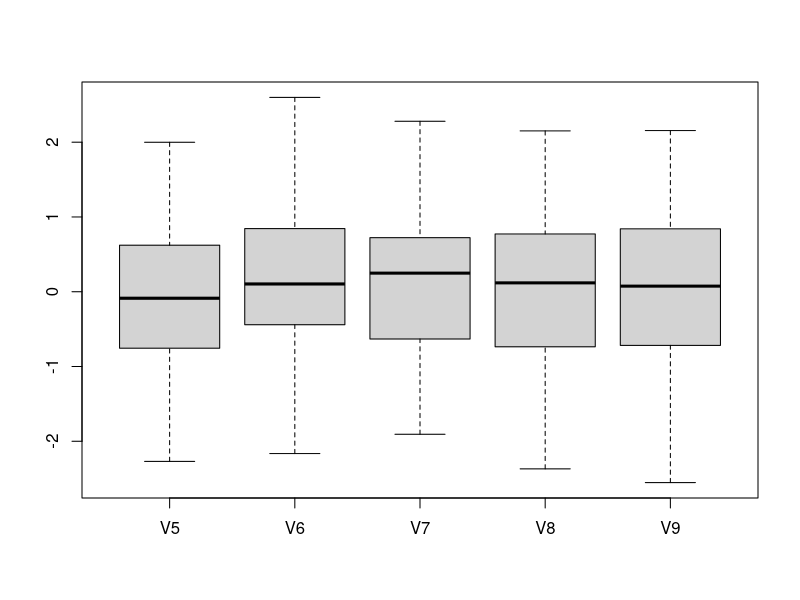

This chart was generated by the following R code:
# 文档链接：https://mubu.com/doc/HGT7XBmgg 密码：muwu
# 变量，数据类型和结构，函数运算，条件控制和循环
# pply系列函数，因子的高阶用法，字符串的操作

##1.R语言基础

## 基本计算，加减乘除比大小

1+2
6-7
3*5
5/4
2^3
log2(8)
2>5
5 >=3
6 < 7

#############

## 数据结构
## 向量c(),rep(),seq() 是变量的一种
## c就是combine联合的意思。rep就是replicate重复的意思，seq就是sequence序列
rep(1,3)
rep("A",3)
seq(1,3)
seq(5,10)

c("TP53","ERBB2","BRCA1")

c(rep(1,3),seq(2,5))


#############
## 变量
## 变量就是储存器，呼之即来，挥之则去

cancergene <- c("TP53","ERBB2","BRCA1")

b <- c("zhangsan","lisi","wangermazi")

# list
ls()

# remove
rm(cancergene)

b
# 只剩下b,获取元素
b[1]
b[2]
b[2:3]
# 获取的也可以赋值
sub <- b[2:3]

set.seed(811)
# 这里引入函数概念，后面讲解
f <- sample(seq(1,100), 10)
f
max(f)
min(f)
sum(f)

# 排序返回值
sort(f)

# 排序返回位置，排序，但是返回他以前的位置
order(f)

f[order(f)]

## 返回位置
which(f==28)

f[which(f==28)]

## 还可以怎么获取位置
d <- c("TP53","ERBB2","BRCA1")
grep("ERBB2",d)
grepl("ERBB2",d)
d[grepl("ERBB2",d)]
# 此时跟 %in% 的用法一样
d %in% "ERBB2"
d[d %in% "ERBB2"]



#############
## 数据框

# 如何创建？
L3 <- LETTERS[1:3]
set.seed(811)
fac <- sample(L3, 10, replace = TRUE)
fac
d <- data.frame(x = 1:10, y = 1:10, fac = fac)

is.data.frame(d)
## is表示判断

exprSet=rnorm(1000)
dim(exprSet)=c(100,10)
exprSet=as.data.frame(exprSet)
## 如何了解一个数据框
head(exprSet)
head(exprSet)[,1:3]


tail(exprSet)
tail(exprSet)[,1:3]

class(exprSet)
dim(exprSet)
str(exprSet)

# 最直观测试
test <- exprSet[1:10,1:10]


# 迅猛地操作一波
# 获取第一行
test[1,]

# 获取第1列
test[,1]
test$subgroup
# 选取第2到4行
test[2:4,]
# 选取第2到4列
test[,2:4]
# 选取第2到4行,3到5列
test[2:4,3:5]

# 删掉第一列
test1 <- test[,-1]


# 调整顺序
test1 <- test1[,c(8,1:7)]

#获取名称
colnames(test)
colnames(test1)
rownames(test)

# 修改名称
colnames(test)[3:5] <- c("GeneA","GeneB","GeneC") 
colnames(test)



#############
## 矩阵
ma <- matrix(c(1:4, 6, 9:15), nrow = 3)
# 给他一个名字
ma
colnames(ma) <- c("A","B","C","D")
rownames(ma) <- c("x","y","z")
ma
rowMeans(ma)
rowSums(ma)

colMeans(ma)
colSums(ma)

# 性价比最高函数就是t()
ma_t <-t(ma)


## 返回某个值所在的位置，几行，几列

which(ma==11,arr.ind = T)

## as表示转换
is.data.frame(ma)
ma_df <- as.data.frame(ma)
is.data.frame(ma_df)

# as 有个系列！也很重要，用于转换数据
as.character()


#加载练习数据
rm(list = ls()) 
#############
## 字符串
###分割，粘贴，计数，选取 
cha="TCGA-AC-A3OD-01B-06R-A22O-07"
cha
# 把他分割一下
strsplit(cha,split = "")
# 查看分割后的类型？
class(strsplit(cha,split = ""))
# 把list破坏掉,并且赋值给gene
unlist(strsplit(cha,split = ""))
# 现在再看这个类型呢
class(unlist(strsplit(cha,split = "")))

## 比如我想去掉重复的字符怎么办unique()
unique(unlist(strsplit(cha,split = "")))
# 如果想知道这个基因有几个字符怎么办？
length(unlist(strsplit(cha,split = "")))

# 实际上有个专门的函数做这个事情nchar()
nchar(cha)
# 我想把这个基因的第14,15个字符取出来
unlist(strsplit(cha,split = ""))[14:15]
# 这两个字符能不合在一起？
paste(unlist(strsplit(cha,split = ""))[14:15],collapse = "")
# 而paste0直接把东西粘在一起
paste0("A","B")
## 实际上，有一个专门的函数就是用来去字符串的
substring(cha,14,15)
## 那么到这里，所有字符串中重要的函数都掌握了。


#############
## 列表，获取[[]]
# The vector pioneers has already been created for you
pioneers <- c("GAUSS:1777", "BAYES:1702", "PASCAL:1623", "PEARSON:1857")

# strsplit会返回列表
split_math <- strsplit(pioneers, split = ":")

class(split_math)
split_math[1]
class(split_math[1])

# 注意是两个符号
split_math[[1]]
class(split_math[[1]])


#############
## 循环
#
primes <- c(2, 3, 5, 7, 11, 13)
# loop version 1
for (p in primes) {
  print(p)
}

# loop version 2 推荐这个
for (i in 1:length(primes)) {
  print(primes[i])
}

#和判断
#if
x <- c("what","is","truth")

if("Truth" %in% x) {
  print("Truth is found")
} else {
  print("Truth is not found")
}

### 实战！！！
## TCGA_id判断是肿瘤还是正常
metadata <- data.frame(id=c(
  "TCGA-AC-A3OD-01B-06R-A22O-07",
  "TCGA-AC-A3OD-11B-06R-A22O-07",
  "TCGA-AC-A3OD-05B-06R-A22O-07"
)) #转换成数据框
metadata
for (i in 1:length(metadata[,1])) {
  num <- as.numeric(substring(metadata[i,1],14,15)) #substring的用法，这是元素获取
  if (num %in% seq(1,9)) {
    metadata[i,2] <- "Tumor"
  } #如果是肿瘤，就给第2列加上Tumor
  if (num %in% seq(10,29)) {
    metadata[i,2] <- "Normal"
  } #如果是正常组织，就给第2列加上Normal
}
names(metadata) <- c("TCGA_id","sample")
metadata
## 上面的事情也可以用ifelse完成

group <- ifelse(as.numeric(substring(metadata$TCGA_id,14,15)) %in% c(1:9),"Tumor","Normal")
metadata1 <- data.frame(TCGA_id=metadata$TCGA_id,
                        sample=group)

metadata1
## 殊途同归！！

### #介绍apply(),lapply(),sapply()
## apply 处理的是矩阵或者数据框的行或者列

#apply(X, MARGIN, FUN, …) 
#其中X为一个数组；MARGIN为一个向量（表示要将函数FUN应用到X的行还是列），
#若为1表示取行，为2表示取列，为c(1,2)表示行、列都计算。
exprSet=rnorm(1000)
dim(exprSet)=c(100,10)
exprSet=as.data.frame(exprSet)
## 如何了解一个数据框
ma <- exprSet[,5:9]
apply(ma, 2, mean)
boxplot(ma)

apply(ma, 1, sum)

## 处理的是列表，出来的还是列表
#lapply(X, FUN, …) 
#lapply返回的是列表，举例
# The vector pioneers has already been created for you
pioneers <- c("GAUSS:1777", "BAYES:1702", "PASCAL:1623", "PEARSON:1857")
# Split names from birth year
split_math <- strsplit(pioneers, split = ":")
# Take a look at the structure of split_math
str(split_math)
# Convert to lowercase strings: split_low
split_low <- lapply(split_math,tolower)
# Take a look at the structure of split_low
str(split_low)


## sapply 处理的列表，返回的是向量
#sapply(X, FUN, …) 注意和lapply的区别,返回值不一样

# create temp
temp <- list(c(3,7,9,6,-1),
             c(4,8,3,-1,-3),
             c(1,4,6,2,-2),
             c(5,7,9,4,2),
             c(3,7,9,6,-1),
             c(-3,5,8,9,4),
             c(6,9,12,13,5))
# Use lapply() to find each day's minimum temperature
lapply(temp,min)
# Use sapply() to find each day's minimum temperature
sapply(temp,min)
# Use lapply() to find each day's maximum temperature
lapply(temp,max)
# Use sapply() to find each day's maximum temperature
sapply(temp,max)